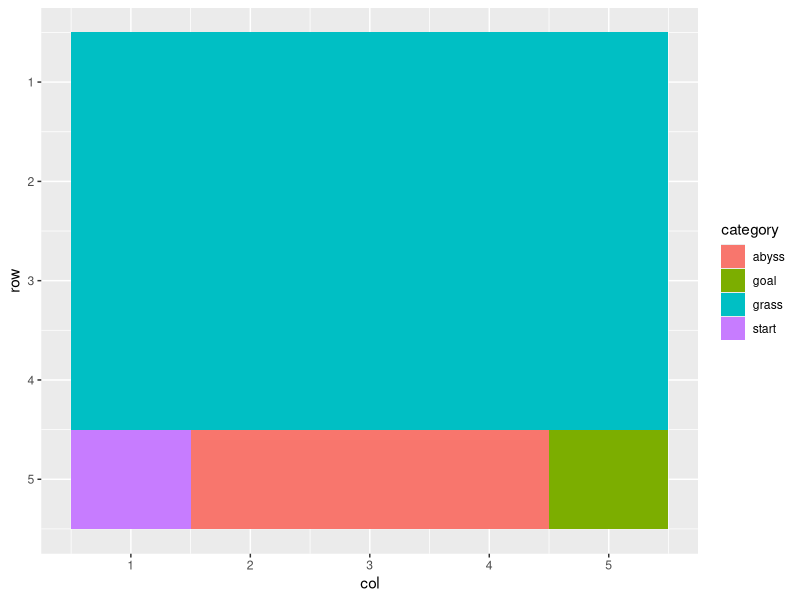
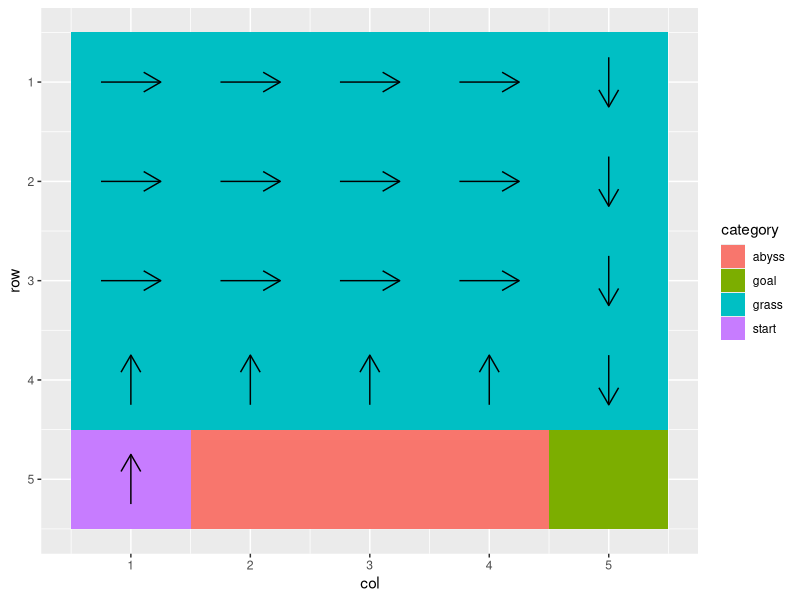

These figures' R source, in order:
# m x n grid
# grid indexes are as follows : 
# |         1 |   2 | ... |   m |
# |       m+1 | m+2 | ... | 2*m |
# | ...                     |
# | (n-1)*m+1 | ... | ... | n*m |
#
# last row is specially defined : 
# - start point is on index m*n+1
# - end point is on index n*m
# - points n*m+2 up to n*m-1 included are traps (cliff fall ensured)
# - wind blows to the south, such that 
#   if a == 'South':
#     P(S_{t+1} = s + m | S_t = s, A_t = a) = 1
#   else if a == 'North':
#     P(S_{t+1} = s | S_t = s, A_t = a) = p   # sur place
#     P(S_{t+1} = s-m | S_t = s, A_t = a) = 1-p # va au Nord
#   else:
#     P(S_{t+1} = s + m | S_t = s, A_t = a) = p  # va au Sud
#     P(S_{t+1} = s + 1*1{a = 'East'} - 1*1{a = 'West'} | S_t = s, A_t = a) = 1-p # va a l'Ouest ou l'Est
#
# CAREFUL WITH BOUNDARIES ====================================

n = 5
m = 6

library(tidyverse)

generate_cliff <- function(n, m, p){
  
  foo = function(x, n, m){
    v = rep('grass', length(x))
    v[x == (n-1)*m+1] = 'start'
    v[x == n*m] = 'goal'
    v[x %in% ((n-1)*m+2):(n*m-1)] = 'abyss'
    return(v)
  }
  
  states = expand.grid('col'=1:m, 'row'=1:n) %>%
    tibble() %>%
    mutate(index = 1:n()) %>%
    mutate(category = foo(index, n, m)) %>%
    mutate(is_terminal = category %in% c('abyss', 'goal')) %>%
    mutate(reward = -1)
  states$reward[states$category == "abyss"] = -20
  states$reward[states$category == "goal"] = +20
  
  action_enum = c('north', 'south', 'east', 'west')
  
  tmat = expand.grid('state0' = states$index, 
                     'action' = action_enum,
                     'state1' = states$index) %>%
    tibble() %>%
    mutate(prob = 0) %>%
    # left_join(states %>% select(-c(row, col)), by = c('state0'='index')) %>%
    left_join(states %>% select(c(index, reward)), by = c('state1'='index'))

  #   if a == 'South':
  #     P(S_{t+1} = s + m | S_t = s, A_t = a) = 1
  cond = (tmat$action == 'south') & ((tmat$state0 + m) == tmat$state1)
  tmat$prob[cond] = 1
  cond = (tmat$action == 'south') & (tmat$state0 == tmat$state1) & (tmat$state0 >= (n-1)*m+1)
  tmat$prob[cond] = 1
  
  #   else if a == 'North':
  #     P(S_{t+1} = s | S_t = s, A_t = a) = p   # sur place
  cond = (tmat$action == 'north') & (tmat$state0 == tmat$state1)
  tmat$prob[cond] = p
  #     P(S_{t+1} = s-m | S_t = s, A_t = a) = 1-p # va au Nord
  cond = (tmat$action == 'north') & ((tmat$state0-m) == tmat$state1)
  tmat$prob[cond] = 1-p
  cond = (tmat$action == 'north') & (tmat$state0 == tmat$state1) & (tmat$state0 <= m)
  tmat$prob[cond] = 1
  
  #   else:
  #     P(S_{t+1} = s + m | S_t = s, A_t = a) = p  # va au Sud
  cond = (tmat$action %in% c('east', 'west')) & ((tmat$state0+m) == tmat$state1)
  tmat$prob[cond] = p
  cond = (tmat$action %in% c('east', 'west')) & (tmat$state0 == tmat$state1) & (tmat$state0 >= (n-1)*m+1)
  tmat$prob[cond] = tmat$prob[cond] + p
  #     P(S_{t+1} = s + 1*1{a = 'East'} - 1*1{a = 'West'} | S_t = s, A_t = a) = 1-p # va a l'Ouest ou l'Est
  cond = (tmat$action == 'east') & ((tmat$state0+1) == tmat$state1) & (tmat$state0 %% m != 0)
  tmat$prob[cond] = 1-p
  cond = (tmat$action == 'east') & (tmat$state0 == tmat$state1) & (tmat$state0 %% m == 0)
  tmat$prob[cond] = 1-p
  cond = (tmat$action == 'west') & ((tmat$state0-1) == tmat$state1) & (tmat$state0 %% m != 1)
  tmat$prob[cond] = 1-p
  cond = (tmat$action == 'west') & (tmat$state0 == tmat$state1) & (tmat$state0 %% m == 1)
  tmat$prob[cond] = 1-p
  cond = (tmat$action == 'west') & (tmat$state0 == tmat$state1) & (tmat$state0 == (n-1)*m+1)
  tmat$prob[cond] = 1
  
  # cond = (tmat$is_terminal)
  # tmat$prob[cond] = 0
  # cond = (tmat$is_terminal) & (tmat$state0 == tmat$state1)
  # tmat$prob[cond] = 1
  
  list('n'=n, 'm'=m, 'p'=p, 'states'=states, 'tmat'=tmat %>% filter(prob>0))
  
}
g = generate_cliff(n=5, m=5, p=0.25)

ggplot(data=g$states) +
  aes(x = col, y = row, fill = category) +
  geom_tile() +
  scale_y_reverse()

g$tmat %>% filter(state0 == 1) %>% arrange(action)
g$tmat %>% filter(state0 == 5) %>% arrange(action)
g$tmat %>% filter(state0 == 21) %>% arrange(action)
g$tmat %>% filter(state0 == 23) %>% arrange(action)

g$tmat %>%
  group_by(state0, action) %>% 
  summarise(s = sum(prob)) %>%
  filter(s != 1)

best_action <- function(action, value){
  o = which(value == max(value))
  if(length(o)>1){
    'multiple'
  }else{
    action[o]
  }
}

# VALUE ITERATION
gamma = 0.9
g$states$recommended_action = '?'
g$states$value = 0
va_history = NULL
va_changed = TRUE
while(va_changed){
  print('hello ...')
  va_history = cbind(va_history, g$states$value)
  tmp = g$tmat %>% 
    left_join(g$states %>% select(index, value), by = c('state1'= 'index'))
  tmp = tmp %>% 
    group_by(state0, action) %>%
    summarise('value' = sum(prob * (reward + gamma * value))) %>%
    group_by(state0) %>%
    summarise('recommended_action' = best_action(action, value),
              'value' = max(value)) %>%
    ungroup()
  # tmp$recommended_action[tmp$state0 %in% g$states$index[g$states$is_terminal]] = 'multiple'
  tmp$value[tmp$state0 %in% g$states$index[g$states$is_terminal]] = 0
  g$states$recommended_action = tmp$recommended_action
  g$states$value = tmp$value
  va_changed = max(abs(tmp$value - va_history[,ncol(va_history)])) > 0.01
}

g$states$recommended_action = fct_expand(g$states$recommended_action, 'none')
g$states$recommended_action[g$states$is_terminal] = 'none'

from_direction_to_coordinates <- function(x, y, direc){
  if(direc == 'east'){
    return(c(x-0.25, x+0.25, y, y))
  }else if(direc == 'west'){
    return(c(x+0.25, x-0.25, y, y))
  }else if(direc == 'north'){
    return(c(x, x, y+0.25, y-0.25))
  }else if(direc == 'south'){
    return(c(x, x, y-0.25, y+0.25))
  }else{
    return(c(x, x, y, y))
  }
}
hey = t(sapply(1:nrow(g$states), function(i){
  from_direction_to_coordinates(g$states$col[i], g$states$row[i], g$states$recommended_action[i])
})) %>% data.frame()
colnames(hey) <- c('x', 'xend', 'y', 'yend')
hey$category = g$states$recommended_action

ggplot(data=g$states) +
  geom_tile(aes(x = col, y = row, fill = category)) +
  geom_segment(data = hey %>% filter(category %in% c('none', 'multiple') == FALSE), 
               aes(x = x, xend = xend, y = y, yend = yend),
               arrow = arrow(length = unit(0.5, "cm"))) +
  scale_y_reverse() 
# + scale_fill_manual(values = c("abyss"="black", "start"="brown", "grass"="green", "goal"="pink"))
